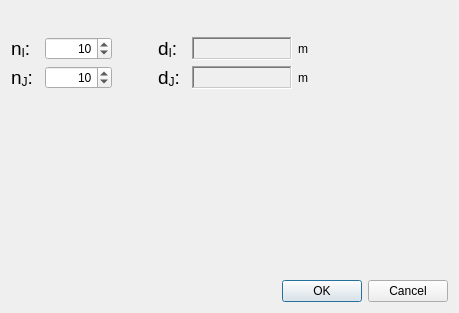
<?xml version="1.0" encoding="UTF-8"?>
<ui version="4.0">
 <class>GridCreatingConditionLaplaceWholeRegionDivisionSettingDialog</class>
 <widget class="QDialog" name="GridCreatingConditionLaplaceWholeRegionDivisionSettingDialog">
  <property name="geometry">
   <rect>
    <x>0</x>
    <y>0</y>
    <width>459</width>
    <height>313</height>
   </rect>
  </property>
  <property name="windowTitle">
   <string>Division Setting for Whole Region</string>
  </property>
  <layout class="QVBoxLayout" name="verticalLayout">
   <item>
    <layout class="QHBoxLayout" name="horizontalLayout_6">
     <item>
      <widget class="QLabel" name="imageLabel">
       <property name="text">
        <string/>
       </property>
       <property name="pixmap">
        <pixmap resource="laplace.qrc">:/libs/gridcreatingcondition/laplace/images/imgGridCreationLaplace.png</pixmap>
       </property>
      </widget>
     </item>
     <item>
      <spacer name="horizontalSpacer_8">
       <property name="orientation">
        <enum>Qt::Horizontal</enum>
       </property>
       <property name="sizeHint" stdset="0">
        <size>
         <width>40</width>
         <height>20</height>
        </size>
       </property>
      </spacer>
     </item>
    </layout>
   </item>
   <item>
    <layout class="QHBoxLayout" name="horizontalLayout_7">
     <item>
      <layout class="QGridLayout" name="gridLayout">
       <item row="0" column="0">
        <widget class="QLabel" name="streamWisePointsLabel_4">
         <property name="text">
          <string notr="true">&lt;!DOCTYPE HTML PUBLIC &quot;-//W3C//DTD HTML 4.0//EN&quot; &quot;http://www.w3.org/TR/REC-html40/strict.dtd&quot;&gt;
&lt;html&gt;&lt;head&gt;&lt;meta name=&quot;qrichtext&quot; content=&quot;1&quot; /&gt;&lt;style type=&quot;text/css&quot;&gt;
p, li { white-space: pre-wrap; }
&lt;/style&gt;&lt;/head&gt;&lt;body style=&quot; font-family:'MS UI Gothic'; font-size:9pt; font-weight:400; font-style:normal;&quot;&gt;
&lt;p style=&quot; margin-top:0px; margin-bottom:0px; margin-left:0px; margin-right:0px; -qt-block-indent:0; text-indent:0px;&quot;&gt;&lt;span style=&quot; font-size:14pt;&quot;&gt;n&lt;/span&gt;&lt;span style=&quot; font-size:14pt; vertical-align:sub;&quot;&gt;I&lt;/span&gt;&lt;span style=&quot; font-size:14pt;&quot;&gt;: &lt;/span&gt;&lt;/p&gt;&lt;/body&gt;&lt;/html&gt;</string>
         </property>
        </widget>
       </item>
       <item row="0" column="1">
        <widget class="QSpinBox" name="nISpinBox">
         <property name="sizePolicy">
          <sizepolicy hsizetype="Preferred" vsizetype="Preferred">
           <horstretch>0</horstretch>
           <verstretch>0</verstretch>
          </sizepolicy>
         </property>
         <property name="alignment">
          <set>Qt::AlignRight|Qt::AlignTrailing|Qt::AlignVCenter</set>
         </property>
         <property name="minimum">
          <number>2</number>
         </property>
         <property name="maximum">
          <number>999999999</number>
         </property>
         <property name="singleStep">
          <number>1</number>
         </property>
         <property name="value">
          <number>10</number>
         </property>
        </widget>
       </item>
       <item row="0" column="2">
        <spacer name="horizontalSpacer_9">
         <property name="orientation">
          <enum>Qt::Horizontal</enum>
         </property>
         <property name="sizeHint" stdset="0">
          <size>
           <width>40</width>
           <height>20</height>
          </size>
         </property>
        </spacer>
       </item>
       <item row="0" column="3">
        <widget class="QLabel" name="streamWisePointsLabel_5">
         <property name="text">
          <string notr="true">&lt;!DOCTYPE HTML PUBLIC &quot;-//W3C//DTD HTML 4.0//EN&quot; &quot;http://www.w3.org/TR/REC-html40/strict.dtd&quot;&gt;
&lt;html&gt;&lt;head&gt;&lt;meta name=&quot;qrichtext&quot; content=&quot;1&quot; /&gt;&lt;style type=&quot;text/css&quot;&gt;
p, li { white-space: pre-wrap; }
&lt;/style&gt;&lt;/head&gt;&lt;body style=&quot; font-family:'MS UI Gothic'; font-size:9pt; font-weight:400; font-style:normal;&quot;&gt;
&lt;p style=&quot; margin-top:0px; margin-bottom:0px; margin-left:0px; margin-right:0px; -qt-block-indent:0; text-indent:0px;&quot;&gt;&lt;span style=&quot; font-size:14pt;&quot;&gt;d&lt;/span&gt;&lt;span style=&quot; font-size:14pt; vertical-align:sub;&quot;&gt;I&lt;/span&gt;&lt;span style=&quot; font-size:14pt;&quot;&gt;: &lt;/span&gt;&lt;/p&gt;&lt;/body&gt;&lt;/html&gt;</string>
         </property>
        </widget>
       </item>
       <item row="0" column="4">
        <widget class="QLabel" name="dIValue">
         <property name="minimumSize">
          <size>
           <width>100</width>
           <height>0</height>
          </size>
         </property>
         <property name="frameShape">
          <enum>QFrame::WinPanel</enum>
         </property>
         <property name="frameShadow">
          <enum>QFrame::Sunken</enum>
         </property>
         <property name="text">
          <string/>
         </property>
         <property name="margin">
          <number>2</number>
         </property>
        </widget>
       </item>
       <item row="0" column="5">
        <layout class="QHBoxLayout" name="horizontalLayout_8">
         <item>
          <widget class="QLabel" name="dIUnitLabel">
           <property name="text">
            <string>m</string>
           </property>
          </widget>
         </item>
         <item>
          <spacer name="horizontalSpacer_10">
           <property name="orientation">
            <enum>Qt::Horizontal</enum>
           </property>
           <property name="sizeHint" stdset="0">
            <size>
             <width>40</width>
             <height>20</height>
            </size>
           </property>
          </spacer>
         </item>
        </layout>
       </item>
       <item row="1" column="0">
        <widget class="QLabel" name="crossStreamPointsLabel_2">
         <property name="text">
          <string notr="true">&lt;!DOCTYPE HTML PUBLIC &quot;-//W3C//DTD HTML 4.0//EN&quot; &quot;http://www.w3.org/TR/REC-html40/strict.dtd&quot;&gt;
&lt;html&gt;&lt;head&gt;&lt;meta name=&quot;qrichtext&quot; content=&quot;1&quot; /&gt;&lt;style type=&quot;text/css&quot;&gt;
p, li { white-space: pre-wrap; }
&lt;/style&gt;&lt;/head&gt;&lt;body style=&quot; font-family:'MS UI Gothic'; font-size:9pt; font-weight:400; font-style:normal;&quot;&gt;
&lt;p style=&quot; margin-top:0px; margin-bottom:0px; margin-left:0px; margin-right:0px; -qt-block-indent:0; text-indent:0px;&quot;&gt;&lt;span style=&quot; font-size:14pt;&quot;&gt;n&lt;/span&gt;&lt;span style=&quot; font-size:14pt; vertical-align:sub;&quot;&gt;J&lt;/span&gt;&lt;span style=&quot; font-size:14pt;&quot;&gt;: &lt;/span&gt;&lt;/p&gt;&lt;/body&gt;&lt;/html&gt;</string>
         </property>
        </widget>
       </item>
       <item row="1" column="1">
        <widget class="QSpinBox" name="nJSpinBox">
         <property name="sizePolicy">
          <sizepolicy hsizetype="Preferred" vsizetype="Preferred">
           <horstretch>0</horstretch>
           <verstretch>0</verstretch>
          </sizepolicy>
         </property>
         <property name="alignment">
          <set>Qt::AlignRight|Qt::AlignTrailing|Qt::AlignVCenter</set>
         </property>
         <property name="minimum">
          <number>2</number>
         </property>
         <property name="maximum">
          <number>999999999</number>
         </property>
         <property name="singleStep">
          <number>2</number>
         </property>
         <property name="value">
          <number>10</number>
         </property>
        </widget>
       </item>
       <item row="1" column="2">
        <spacer name="horizontalSpacer_11">
         <property name="orientation">
          <enum>Qt::Horizontal</enum>
         </property>
         <property name="sizeHint" stdset="0">
          <size>
           <width>40</width>
           <height>20</height>
          </size>
         </property>
        </spacer>
       </item>
       <item row="1" column="3">
        <widget class="QLabel" name="streamWisePointsLabel_6">
         <property name="text">
          <string notr="true">&lt;!DOCTYPE HTML PUBLIC &quot;-//W3C//DTD HTML 4.0//EN&quot; &quot;http://www.w3.org/TR/REC-html40/strict.dtd&quot;&gt;
&lt;html&gt;&lt;head&gt;&lt;meta name=&quot;qrichtext&quot; content=&quot;1&quot; /&gt;&lt;style type=&quot;text/css&quot;&gt;
p, li { white-space: pre-wrap; }
&lt;/style&gt;&lt;/head&gt;&lt;body style=&quot; font-family:'MS UI Gothic'; font-size:9pt; font-weight:400; font-style:normal;&quot;&gt;
&lt;p style=&quot; margin-top:0px; margin-bottom:0px; margin-left:0px; margin-right:0px; -qt-block-indent:0; text-indent:0px;&quot;&gt;&lt;span style=&quot; font-size:14pt;&quot;&gt;d&lt;/span&gt;&lt;span style=&quot; font-size:14pt; vertical-align:sub;&quot;&gt;J&lt;/span&gt;&lt;span style=&quot; font-size:14pt;&quot;&gt;: &lt;/span&gt;&lt;/p&gt;&lt;/body&gt;&lt;/html&gt;</string>
         </property>
        </widget>
       </item>
       <item row="1" column="4">
        <widget class="QLabel" name="dJValue">
         <property name="minimumSize">
          <size>
           <width>100</width>
           <height>0</height>
          </size>
         </property>
         <property name="frameShape">
          <enum>QFrame::WinPanel</enum>
         </property>
         <property name="frameShadow">
          <enum>QFrame::Sunken</enum>
         </property>
         <property name="text">
          <string/>
         </property>
         <property name="margin">
          <number>2</number>
         </property>
        </widget>
       </item>
       <item row="1" column="5">
        <layout class="QHBoxLayout" name="horizontalLayout_9">
         <item>
          <widget class="QLabel" name="dJUnitLabel">
           <property name="text">
            <string>m</string>
           </property>
          </widget>
         </item>
         <item>
          <spacer name="horizontalSpacer_12">
           <property name="orientation">
            <enum>Qt::Horizontal</enum>
           </property>
           <property name="sizeHint" stdset="0">
            <size>
             <width>40</width>
             <height>20</height>
            </size>
           </property>
          </spacer>
         </item>
        </layout>
       </item>
      </layout>
     </item>
     <item>
      <spacer name="horizontalSpacer_14">
       <property name="orientation">
        <enum>Qt::Horizontal</enum>
       </property>
       <property name="sizeHint" stdset="0">
        <size>
         <width>40</width>
         <height>20</height>
        </size>
       </property>
      </spacer>
     </item>
    </layout>
   </item>
   <item>
    <spacer name="verticalSpacer">
     <property name="orientation">
      <enum>Qt::Vertical</enum>
     </property>
     <property name="sizeHint" stdset="0">
      <size>
       <width>20</width>
       <height>1</height>
      </size>
     </property>
    </spacer>
   </item>
   <item>
    <widget class="QDialogButtonBox" name="buttonBox">
     <property name="orientation">
      <enum>Qt::Horizontal</enum>
     </property>
     <property name="standardButtons">
      <set>QDialogButtonBox::Cancel|QDialogButtonBox::Ok</set>
     </property>
    </widget>
   </item>
  </layout>
 </widget>
 <resources>
  <include location="laplace.qrc"/>
 </resources>
 <connections>
  <connection>
   <sender>buttonBox</sender>
   <signal>accepted()</signal>
   <receiver>GridCreatingConditionLaplaceWholeRegionDivisionSettingDialog</receiver>
   <slot>accept()</slot>
   <hints>
    <hint type="sourcelabel">
     <x>248</x>
     <y>254</y>
    </hint>
    <hint type="destinationlabel">
     <x>157</x>
     <y>274</y>
    </hint>
   </hints>
  </connection>
  <connection>
   <sender>buttonBox</sender>
   <signal>rejected()</signal>
   <receiver>GridCreatingConditionLaplaceWholeRegionDivisionSettingDialog</receiver>
   <slot>reject()</slot>
   <hints>
    <hint type="sourcelabel">
     <x>316</x>
     <y>260</y>
    </hint>
    <hint type="destinationlabel">
     <x>286</x>
     <y>274</y>
    </hint>
   </hints>
  </connection>
 </connections>
</ui>
